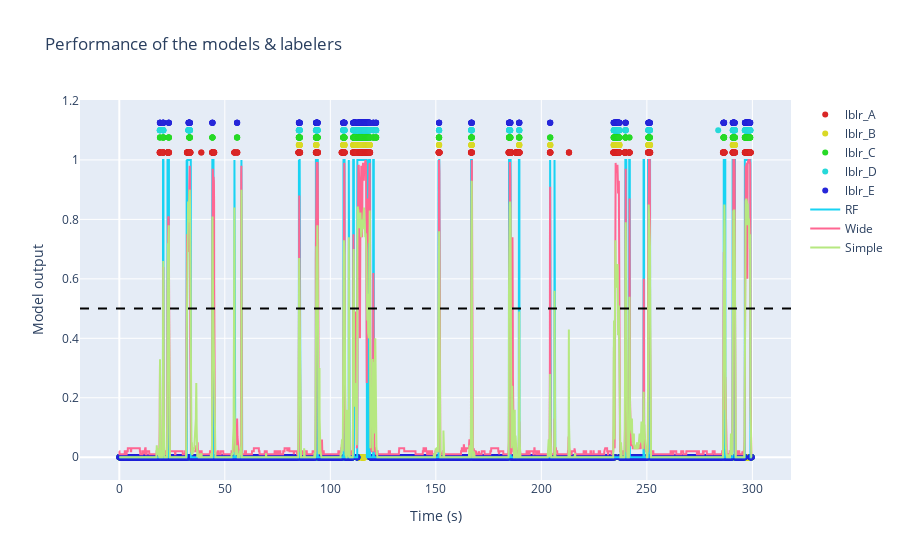

Here is the notebook cell this chart was saved with:
### Markdown cell above
Also, we can see both the models and the labelers performance on an example video

### Code cell
example_path = os.path.join(base, r'docs\examples\colabeled_video')

labelers_example = {
    "lblr_A": "Example_Marian.csv",
    "lblr_B": "Example_Agus.csv",
    "lblr_C": "Example_Santi.csv",
    "lblr_D": "Example_Guille.csv",
    "lblr_E": "Example_Myself.csv"
}

models = {
    "RF": (RF_model, {}),
    "Wide": (model_wide, {"reshaping": True}),
    "Simple": (model_simple, {}),
}

rst.plot_performance_on_video(example_path, models, labelers_example, plot_obj="obj_2")

### Figure 1 — Plotly figure (JSON) as saved in the notebook; plotly's stock layout.template omitted (floating-point values rounded to 4 significant figures; data arrays with more than 128 entries replaced by an {"elided": "..."} marker saying what was removed)
{"data": [{"marker": {"color": "hsl(0, 70%, 50%)"}, "mode": "markers", "name": "lblr_A", "type": "scatter", "x": {"elided": "7493 float values"}, "y": {"elided": "7493 float values"}}, {"marker": {"color": "hsl(60, 70%, 50%)"}, "mode": "markers", "name": "lblr_B", "type": "scatter", "x": {"elided": "7493 float values"}, "y": {"elided": "7493 float values"}}, {"marker": {"color": "hsl(120, 70%, 50%)"}, "mode": "markers", "name": "lblr_C", "type": "scatter", "x": {"elided": "7493 float values"}, "y": {"elided": "7493 float values"}}, {"marker": {"color": "hsl(180, 70%, 50%)"}, "mode": "markers", "name": "lblr_D", "type": "scatter", "x": {"elided": "7493 float values"}, "y": {"elided": "7493 float values"}}, {"marker": {"color": "hsl(240, 70%, 50%)"}, "mode": "markers", "name": "lblr_E", "type": "scatter", "x": {"elided": "7493 float values"}, "y": {"elided": "7493 float values"}}, {"line": {"width": 2}, "mode": "lines", "name": "RF", "type": "scatter", "x": {"elided": "7493 float values"}, "y": {"elided": "7493 int values"}}, {"line": {"width": 2}, "mode": "lines", "name": "Wide", "type": "scatter", "x": {"elided": "7493 float values"}, "y": {"elided": "7493 float values"}}, {"line": {"width": 2}, "mode": "lines", "name": "Simple", "type": "scatter", "x": {"elided": "7493 float values"}, "y": {"elided": "7493 float values"}}], "layout": {"shapes": [{"line": {"color": "black", "dash": "dash"}, "type": "line", "x0": 0, "x1": 1, "xref": "x domain", "y0": 0.5, "y1": 0.5, "yref": "y"}], "showlegend": true, "title": {"text": "Performance of the models & labelers"}, "xaxis": {"title": {"text": "Time (s)"}}, "yaxis": {"title": {"text": "Model output"}}}}
